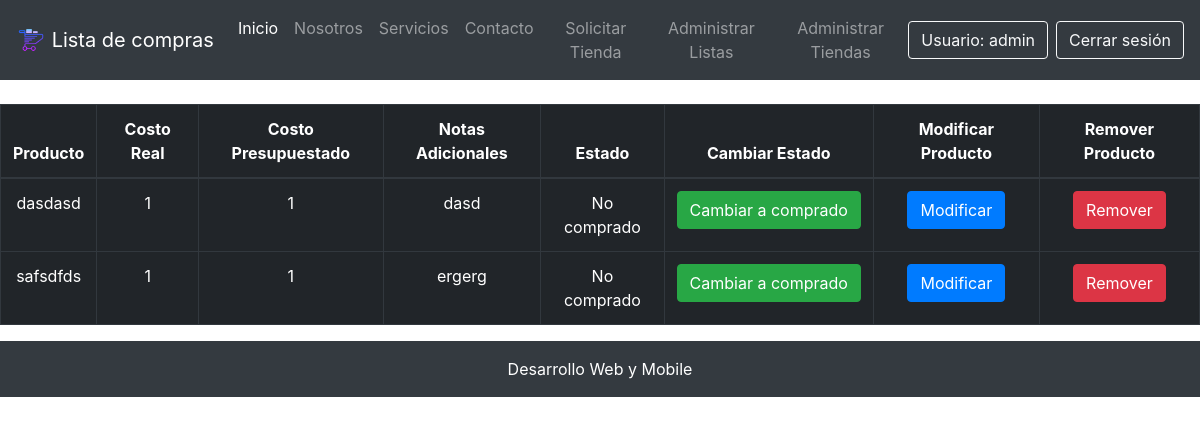
Before: /listar-productos/9/ (signed in) with the older database file.
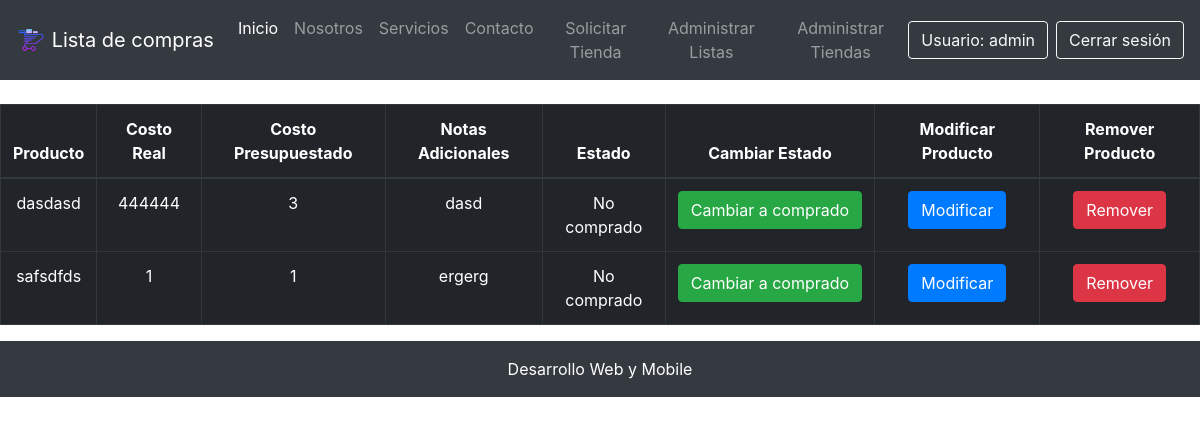
After: the same page with the newer database file.
### core/models.py (models this page shows, shortened)
class Producto(models.Model):
    nombre = models.CharField(max_length=50)
    costo_real = models.IntegerField(verbose_name="Costo Real")
    costo_presupuestado = models.IntegerField(verbose_name="Costo Presupuestado")
    notas_adicionales = models.CharField( max_length=200, verbose_name="Notas Adicionales")
    estadoProducto = models.ForeignKey(EstadoProducto, on_delete=models.CASCADE, verbose_name="Estado Producto")
    lista = models.ForeignKey(Lista, on_delete=models.CASCADE)
    tienda = models.ForeignKey(Tienda, on_delete=models.CASCADE)

class EstadoProducto(models.Model):
    nombre = models.CharField(max_length=30, verbose_name="Estado Producto")

### core/views.py (the view)
# urls.py: path('listar-productos/<id>/', listar_productos, name="listar_productos"),
@login_required
def listar_productos(request, id):
    productos = Producto.objects.filter(lista=id)
    return render(request, 'core/listar_productos.html', {
        'productos': productos
    })

### core/templates/core/listar_productos.html
{% extends 'core/base.html' %}
{% load static %}
{% block contenido %}
<br>
<div class="table-responsive">
    <table class="table table-dark table-bordered table-hover table-condensed">
        <tr>
            <thead>
                <th class="text-center">Producto</th>
                <th class="text-center">Costo Real</th>
                <th class="text-center">Costo Presupuestado</th>
                <th class="text-center">Notas Adicionales</th>
                <th class="text-center">Estado</th>
                <th class="text-center">Cambiar Estado</th>
                <th class="text-center">Modificar Producto</th>
                <th class="text-center">Remover Producto</th>
            </thead>
        </tr>
        <tbody>
            {% for p in productos %}
            <tr>
                <td class="text-center">{{ p.nombre }}</td>
                <td class="text-center">{{ p.costo_real }}</td>
                <td class="text-center">{{ p.costo_presupuestado }}</td>
                <td class="text-center">{{ p.notas_adicionales }}</td>
                <td class="text-center">{{ p.estadoProducto.nombre }}</td>
                <td class="text-center">
                    {% if p.estadoProducto.id == 2 %}
                    <a href="{% url 'estado_comprado' p.id %}" class="btn btn-success">Cambiar a comprado</a>
                    {% else %}
                    <a href="{% url 'estado_nocomprado' p.id %}" class="btn btn-danger">Cambiar a No comprado</a>
                    {% endif %}
                </td>
                <td class="text-center">
                    <a href="{% url 'modificar_producto' p.id %}" class="btn btn-primary">Modificar</a>
                </td>
                <td class="text-center">
                    <a href="{% url 'eliminar_producto' p.id %}" class="btn btn-danger">Remover</a>
                </td>
            </tr>
            {% endfor %}
        </tbody>
    </table>
</div>
{% endblock contenido %}

Changed rows visible on the page:
changed Producto "dasdasd": costo_real "1" → "444444"; costo_presupuestado "1" → "3"
